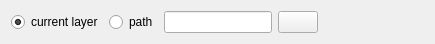
<?xml version="1.0" encoding="UTF-8"?>
<ui version="4.0">
 <class>WdgNodeQueryPathEditor</class>
 <widget class="QWidget" name="WdgNodeQueryPathEditor">
  <property name="geometry">
   <rect>
    <x>0</x>
    <y>0</y>
    <width>435</width>
    <height>37</height>
   </rect>
  </property>
  <layout class="QHBoxLayout" name="horizontalLayout">
   <item>
    <widget class="QRadioButton" name="radioButtonCurrentLayer">
     <property name="text">
      <string>current layer</string>
     </property>
     <property name="checked">
      <bool>true</bool>
     </property>
    </widget>
   </item>
   <item>
    <widget class="QRadioButton" name="radioButtonCustomPath">
     <property name="text">
      <string>path</string>
     </property>
    </widget>
   </item>
   <item>
    <widget class="QLineEdit" name="klineeditPath"/>
   </item>
   <item>
    <widget class="KPushButton" name="kpushbutton"/>
   </item>
   <item>
    <spacer name="horizontalSpacer">
     <property name="orientation">
      <enum>Qt::Horizontal</enum>
     </property>
     <property name="sizeHint" stdset="0">
      <size>
       <width>77</width>
       <height>20</height>
      </size>
     </property>
    </spacer>
   </item>
  </layout>
 </widget>
 <customwidgets>
  <customwidget>
   <class>KPushButton</class>
   <extends>QPushButton</extends>
   <header>kpushbutton.h</header>
  </customwidget>
  <customwidget>
   <class>QLineEdit</class>
   <extends>QLineEdit</extends>
   <header>klineedit.h</header>
  </customwidget>
 </customwidgets>
 <resources/>
 <connections/>
</ui>
